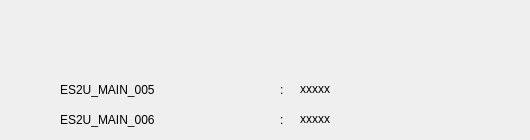
   <widget class="QWidget" name="information_tab">
    <attribute name="title">
     <string>ES2U_MAIN_004</string>
    </attribute>
    <widget class="QLabel" name="Serialno_label">
     <property name="geometry">
      <rect>
       <x>60</x>
       <y>78</y>
       <width>211</width>
       <height>23</height>
      </rect>
     </property>
     <property name="text">
      <string>ES2U_MAIN_005</string>
     </property>
    </widget>
    <widget class="QLabel" name="Serialno_colon_label">
     <property name="enabled">
      <bool>true</bool>
     </property>
     <property name="geometry">
      <rect>
       <x>280</x>
       <y>80</y>
       <width>16</width>
       <height>20</height>
      </rect>
     </property>
     <property name="toolTip">
      <string notr="true"/>
     </property>
     <property name="text">
      <string notr="true">:</string>
     </property>
    </widget>
    <widget class="QLabel" name="Serialno_value_label">
     <property name="geometry">
      <rect>
       <x>300</x>
       <y>77</y>
       <width>221</width>
       <height>23</height>
      </rect>
     </property>
     <property name="text">
      <string>xxxxx</string>
     </property>
    </widget>
    <widget class="QLabel" name="Firmware_version_value_label">
     <property name="geometry">
      <rect>
       <x>300</x>
       <y>107</y>
       <width>221</width>
       <height>23</height>
      </rect>
     </property>
     <property name="text">
      <string>xxxxx</string>
     </property>
    </widget>
    <widget class="QLabel" name="Firmware_version_colon_label">
     <property name="enabled">
      <bool>true</bool>
     </property>
     <property name="geometry">
      <rect>
       <x>280</x>
       <y>110</y>
       <width>16</width>
       <height>20</height>
      </rect>
     </property>
     <property name="toolTip">
      <string notr="true"/>
     </property>
     <property name="text">
      <string notr="true">:</string>
     </property>
    </widget>
    <widget class="QLabel" name="Firmware_version_label">
     <property name="geometry">
      <rect>
       <x>60</x>
       <y>108</y>
       <width>211</width>
       <height>23</height>
      </rect>
     </property>
     <property name="text">
      <string>ES2U_MAIN_006</string>
     </property>
    </widget>
   </widget>
